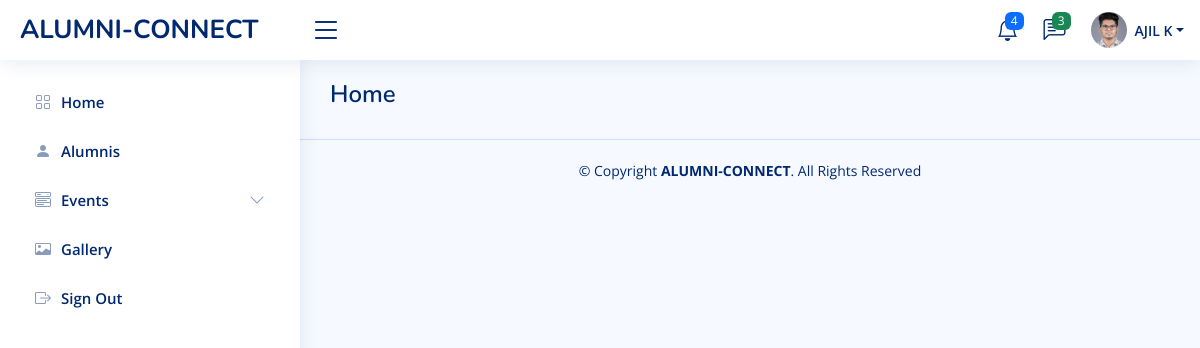
Page /alumnis/alumniView/ (signed in) on the committed database.
### alumnis/models.py (models this page shows)
class AlumniProPic(models.Model):
  proPic = models.ImageField(upload_to='alumniProPic/')
  email = models.CharField(max_length=255,primary_key=True, default="")

class Alumnis(models.Model):
  fname = models.CharField(max_length=255,default="")
  lname = models.CharField(max_length=255,default="")
  email = models.CharField(max_length=255,primary_key=True)
  branch = models.CharField(max_length=255,default="")
  yoa = models.IntegerField(default=0)
  mobile = models.IntegerField(default=0)
  password = models.CharField(max_length=255)
  otp = models.IntegerField(default=0)
  verified = models.IntegerField(default=0)
  profile = models.IntegerField(default=0)

### alumnis/views.py (the view)
# urls.py: path('alumniView/', views.alumniView, name='alumniView'),
def alumniView(request):
  if 'email' in request.session:
    a=request.session.get('email')
    pic = AlumniProPic.objects.filter(email=a).values()
    user = Alumnis.objects.filter(email=a).values()
    alumniDetails = AlumniProfile.objects.filter(email=a).values()
    template = loader.get_template('alumniView.html')
    context = {
    'myalumnis': user,'details':alumniDetails,'pic' : pic,
  }
    return HttpResponse(template.render(context, request))
  else:
    return redirect('index')

### alumnis/templates/alumniView.html (shortened to what this page needs)
<!DOCTYPE html>
<html lang="en">
<head>
    {% load static %}
  <link href="{% static 'assets2/vendor/bootstrap/css/bootstrap.min.css' %}" rel="stylesheet">
  <link href="{% static 'assets2/vendor/bootstrap-icons/bootstrap-icons.css' %}" rel="stylesheet">
  <link href="{% static 'assets2/vendor/boxicons/css/boxicons.min.css' %}" rel="stylesheet">
  <link href="{% static 'assets2/vendor/quill/quill.snow.css' %}" rel="stylesheet">
  <link href="{% static 'assets2/vendor/quill/quill.bubble.css' %}" rel="stylesheet">
  <link href="{% static 'assets2/vendor/remixicon/remixicon.css' %}" rel="stylesheet">
  <link href="{% static 'assets2/vendor/simple-datatables/style.css' %}" rel="stylesheet">
  <link href="{% static 'assets2/css/style.css' %}" rel="stylesheet">
</head>
<body>
  {% include 'alumniHeader.html' %}
  {% include 'alumniSidebar.html' %}
  <main id="main" class="main">
    <div class="pagetitle">
      <h1>Home</h1>
    </div>
</main>
  <footer id="footer" class="footer">
    <div class="copyright">
      &copy; Copyright <strong><span>ALUMNI-CONNECT</span></strong>. All Rights Reserved
    </div>
  </footer>
</body>
</html>

### alumnis/templates/alumniHeader.html (shortened to what this page needs)
{% load static %}
<header id="header" class="header fixed-top d-flex align-items-center">
    <div class="d-flex align-items-center justify-content-between">
      <a href="../" class="logo d-flex align-items-center">
        <span class="d-none d-lg-block">ALUMNI-CONNECT</span>
      </a>
      <i class="bi bi-list toggle-sidebar-btn"></i>
    </div>
    <nav class="header-nav ms-auto">
      <ul class="d-flex align-items-center">
        <li class="nav-item dropdown">
          <a class="nav-link nav-icon" href="#" data-bs-toggle="dropdown">
            <i class="bi bi-bell"></i>
            <span class="badge bg-primary badge-number">4</span>
          </a>
        </li>
        <li class="nav-item dropdown">
          <a class="nav-link nav-icon" href="#" data-bs-toggle="dropdown">
            <i class="bi bi-chat-left-text"></i>
            <span class="badge bg-success badge-number">3</span>
          </a>
        </li>
        <li class="nav-item dropdown pe-3">
          <a class="nav-link nav-profile d-flex align-items-center pe-0" href="#" data-bs-toggle="dropdown">
            {% if pic.0.proPic %}
              <img src="{% static 'media/' %}{{ pic.0.proPic }}"  alt="Profile" class="rounded-circle">
            {% else %}
              <img src="{% static 'assets2/img/profile-img.jpg' %}" alt="Profile" class="rounded-circle">
            {% endif %}
            <span class="d-none d-md-block dropdown-toggle ps-2">{{ myalumnis.0.fname }} {{ myalumnis.0.lname }}</span>
          </a>
        </li>
      </ul>
    </nav>
  </header>

### alumnis/static/assets2/css/style.css (style rules this page uses)
:root { scroll-behavior: smooth; }
body { font-family: "Open Sans", sans-serif; background: #f6f9ff; color: #444444; }
a { color: #4154f1; text-decoration: none; }
h1, h2, h3, h4, h5, h6 { font-family: "Nunito", sans-serif; }
#main { margin-top: 60px; padding: 20px 30px; transition: all 0.3s; }
.pagetitle { margin-bottom: 10px; }
.pagetitle h1 { font-size: 24px; margin-bottom: 0; font-weight: 600; color: #012970; }
.logo { line-height: 1; }
@media (min-width: 1200px) { .logo { width: 280px; } }
.logo span { font-size: 26px; font-weight: 700; color: #012970; font-family: "Nunito", sans-serif; }
.header { transition: all 0.5s; z-index: 997; height: 60px; box-shadow: 0px 2px 20px rgba(1, 41, 112, 0.1); background-color: #fff; padding-left: 20px; }
.header .toggle-sidebar-btn { font-size: 32px; padding-left: 10px; cursor: pointer; color: #012970; }
.header-nav ul { list-style: none; }
.header-nav>ul { margin: 0; padding: 0; }
.header-nav .nav-icon { font-size: 22px; color: #012970; margin-right: 25px; position: relative; }
.header-nav .nav-profile { color: #012970; }
.header-nav .nav-profile img { max-height: 36px; }
.header-nav .nav-profile span { font-size: 14px; font-weight: 600; }
.header-nav .badge-number { position: absolute; inset: -2px -5px auto auto; font-weight: normal; font-size: 12px; padding: 3px 6px; }
@media (min-width: 1200px) { #main, #footer { margin-left: 300px; } }
.footer { padding: 20px 0; font-size: 14px; transition: all 0.3s; border-top: 1px solid #cddfff; }
.footer .copyright { text-align: center; color: #012970; }

### rows in the picture
AlumniProPic: proPic (picture)
Alumnis: fname "AJIL"

### other values in the picture
{{ myalumnis.0.lname }} "K"
